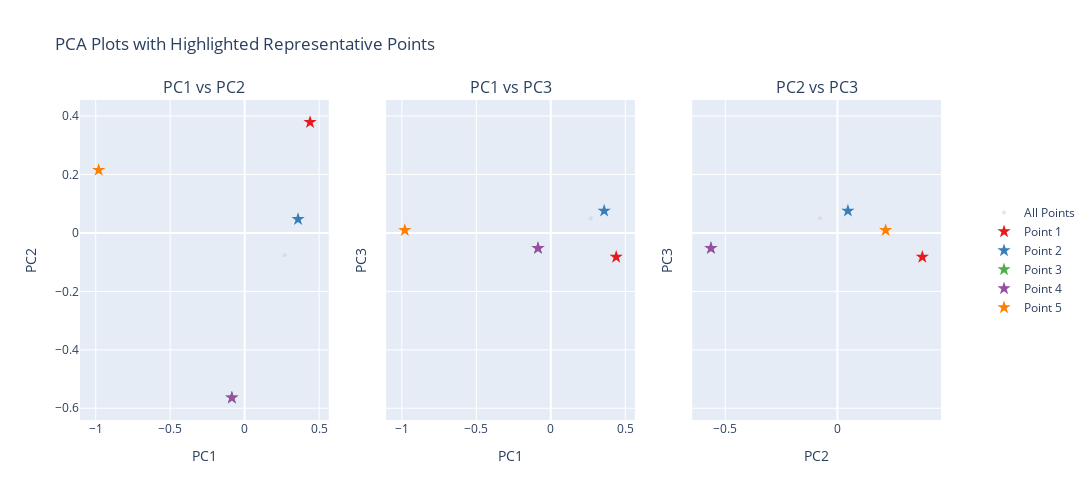
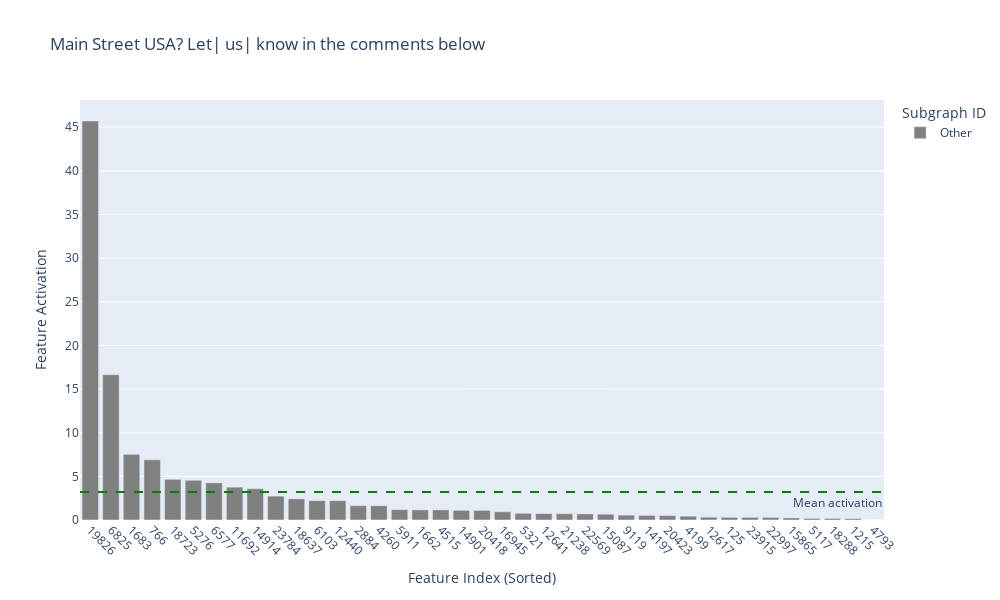
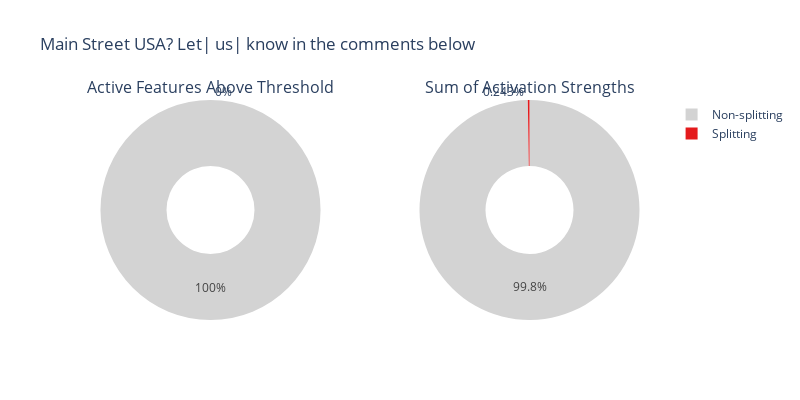
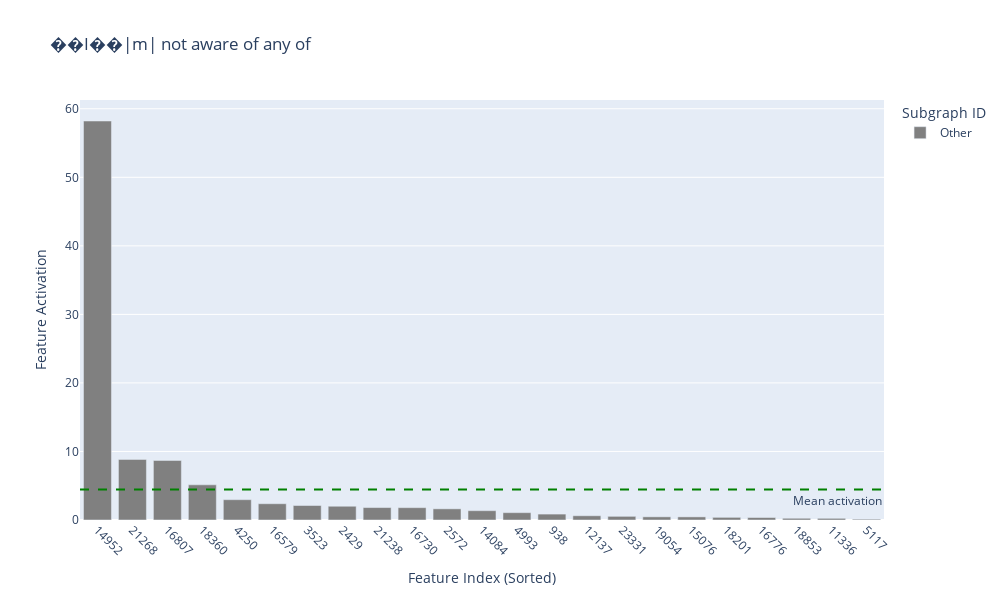

Notebook code cell kept with these figures, in order:
### Code cell
# analyze_representative_points(
#     results=results,
#     fs_splitting_nodes=fs_splitting_nodes,
#     fs_splitting_cluster=fs_splitting_cluster,
#     activation_threshold=activation_threshold,
#     node_df=node_df,
#     results_path=results_path,
#     pca_df=pca_df,
#     save_figs=True,
#     pca_path=pca_path,
# )

### Figure 1 — Plotly figure (JSON) as saved in the notebook; plotly's stock layout.template omitted (floating-point values rounded to 4 significant figures)
{"data": [{"marker": {"color": "lightgrey", "opacity": 0.6, "size": 4}, "mode": "markers", "name": "All Points", "showlegend": true, "type": "scatter", "x": [0.4391, 0.3585, 0.2685, -0.08589, -0.9802], "xaxis": "x", "y": [0.3787, 0.04686, -0.07674, -0.564, 0.2152], "yaxis": "y"}, {"hoverinfo": "text", "marker": {"color": "rgb(228,26,28)", "size": 10, "symbol": "star"}, "mode": "markers", "name": "Point 1", "showlegend": true, "text": " Main Street USA? Let| us| know in the comments below", "type": "scatter", "x": [0.4391], "xaxis": "x", "y": [0.3787], "yaxis": "y"}, {"hoverinfo": "text", "marker": {"color": "rgb(55,126,184)", "size": 10, "symbol": "star"}, "mode": "markers", "name": "Point 2", "showlegend": true, "text": " ��I��|m| not aware of any of", "type": "scatter", "x": [0.3585], "xaxis": "x", "y": [0.04686], "yaxis": "y"}, {"hoverinfo": "text", "marker": {"color": "rgb(77,175,74)", "size": 10, "symbol": "star"}, "mode": "markers", "name": "Point 3", "showlegend": true, "text": "Programmed by BlackOp|z|FX Labs.", "type": "scatter", "x": [-0.08589], "xaxis": "x", "y": [-0.564], "yaxis": "y"}, {"hoverinfo": "text", "marker": {"color": "rgb(152,78,163)", "size": 10, "symbol": "star"}, "mode": "markers", "name": "Point 4", "showlegend": true, "text": "Programmed by BlackOp|z|FX Labs.", "type": "scatter", "x": [-0.08589], "xaxis": "x", "y": [-0.564], "yaxis": "y"}, {"hoverinfo": "text", "marker": {"color": "rgb(255,127,0)", "size": 10, "symbol": "star"}, "mode": "markers", "name": "Point 5", "showlegend": true, "text": ", 36.6347|48| (Wikimapia", "type": "scatter", "x": [-0.9802], "xaxis": "x", "y": [0.2152], "yaxis": "y"}, {"marker": {"color": "lightgrey", "opacity": 0.6, "size": 4}, "mode": "markers", "name": "All Points", "showlegend": false, "type": "scatter", "x": [0.4391, 0.3585, 0.2685, -0.08589, -0.9802], "xaxis": "x2", "y": [-0.0823, 0.07572, 0.04981, -0.05229, 0.009057], "yaxis": "y2"}, {"hoverinfo": "text", "marker": {"color": "rgb(228,26,28)", "size": 10, "symbol": "star"}, "mode": "markers", "name": "Point 1", "showlegend": false, "text": " Main Street USA? Let| us| know in the comments below", "type": "scatter", "x": [0.4391], "xaxis": "x2", "y": [-0.0823], "yaxis": "y2"}, {"hoverinfo": "text", "marker": {"color": "rgb(55,126,184)", "size": 10, "symbol": "star"}, "mode": "markers", "name": "Point 2", "showlegend": false, "text": " ��I��|m| not aware of any of", "type": "scatter", "x": [0.3585], "xaxis": "x2", "y": [0.07572], "yaxis": "y2"}, {"hoverinfo": "text", "marker": {"color": "rgb(77,175,74)", "size": 10, "symbol": "star"}, "mode": "markers", "name": "Point 3", "showlegend": false, "text": "Programmed by BlackOp|z|FX Labs.", "type": "scatter", "x": [-0.08589], "xaxis": "x2", "y": [-0.05229], "yaxis": "y2"}, {"hoverinfo": "text", "marker": {"color": "rgb(152,78,163)", "size": 10, "symbol": "star"}, "mode": "markers", "name": "Point 4", "showlegend": false, "text": "Programmed by BlackOp|z|FX Labs.", "type": "scatter", "x": [-0.08589], "xaxis": "x2", "y": [-0.05229], "yaxis": "y2"}, {"hoverinfo": "text", "marker": {"color": "rgb(255,127,0)", "size": 10, "symbol": "star"}, "mode": "markers", "name": "Point 5", "showlegend": false, "text": ", 36.6347|48| (Wikimapia", "type": "scatter", "x": [-0.9802], "xaxis": "x2", "y": [0.009057], "yaxis": "y2"}, {"marker": {"color": "lightgrey", "opacity": 0.6, "size": 4}, "mode": "markers", "name": "All Points", "showlegend": false, "type": "scatter", "x": [0.3787, 0.04686, -0.07674, -0.564, 0.2152], "xaxis": "x3", "y": [-0.0823, 0.07572, 0.04981, -0.05229, 0.009057], "yaxis": "y3"}, {"hoverinfo": "text", "marker": {"color": "rgb(228,26,28)", "size": 10, "symbol": "star"}, "mode": "markers", "name": "Point 1", "showlegend": false, "text": " Main Street USA? Let| us| know in the comments below", "type": "scatter", "x": [0.3787], "xaxis": "x3", "y": [-0.0823], "yaxis": "y3"}, {"hoverinfo": "text", "marker": {"color": "rgb(55,126,184)", "size": 10, "symbol": "star"}, "mode": "markers", "name": "Point 2", "showlegend": false, "text": " ��I��|m| not aware of any of", "type": "scatter", "x": [0.04686], "xaxis": "x3", "y": [0.07572], "yaxis": "y3"}, {"hoverinfo": "text", "marker": {"color": "rgb(77,175,74)", "size": 10, "symbol": "star"}, "mode": "markers", "name": "Point 3", "showlegend": false, "text": "Programmed by BlackOp|z|FX Labs.", "type": "scatter", "x": [-0.564], "xaxis": "x3", "y": [-0.05229], "yaxis": "y3"}, {"hoverinfo": "text", "marker": {"color": "rgb(152,78,163)", "size": 10, "symbol": "star"}, "mode": "markers", "name": "Point 4", "showlegend": false, "text": "Programmed by BlackOp|z|FX Labs.", "type": "scatter", "x": [-0.564], "xaxis": "x3", "y": [-0.05229], "yaxis": "y3"}, {"hoverinfo": "text", "marker": {"color": "rgb(255,127,0)", "size": 10, "symbol": "star"}, "mode": "markers", "name": "Point 5", "showlegend": false, "text": ", 36.6347|48| (Wikimapia", "type": "scatter", "x": [0.2152], "xaxis": "x3", "y": [0.009057], "yaxis": "y3"}], "layout": {"annotations": [{"font": {"size": 16}, "showarrow": false, "text": "PC1 vs PC2", "x": 0.1444, "xanchor": "center", "xref": "paper", "y": 1, "yanchor": "bottom", "yref": "paper"}, {"font": {"size": 16}, "showarrow": false, "text": "PC1 vs PC3", "x": 0.5, "xanchor": "center", "xref": "paper", "y": 1, "yanchor": "bottom", "yref": "paper"}, {"font": {"size": 16}, "showarrow": false, "text": "PC2 vs PC3", "x": 0.8556, "xanchor": "center", "xref": "paper", "y": 1, "yanchor": "bottom", "yref": "paper"}], "height": 500, "legend": {"x": 1.05, "y": 0.5}, "title": {"text": "PCA Plots with Highlighted Representative Points"}, "width": 1500, "xaxis": {"anchor": "y", "domain": [0, 0.2889], "title": {"text": "PC1"}}, "xaxis2": {"anchor": "y2", "domain": [0.3556, 0.6444], "title": {"text": "PC1"}}, "xaxis3": {"anchor": "y3", "domain": [0.7111, 1], "title": {"text": "PC2"}}, "yaxis": {"anchor": "x", "domain": [0, 1], "title": {"text": "PC2"}}, "yaxis2": {"anchor": "x2", "domain": [0, 1], "matches": "y", "showticklabels": false, "title": {"text": "PC3"}}, "yaxis3": {"anchor": "x3", "domain": [0, 1], "matches": "y", "showticklabels": false, "title": {"text": "PC3"}}}}

### Figure 2 — Plotly figure (JSON) as saved in the notebook; plotly's stock layout.template omitted (floating-point values rounded to 4 significant figures)
{"data": [{"customdata": [["19826", 13860, 2], ["6825", 5937, 1], ["1683", 1586, 1], ["766", 737, 1], ["18723", 15133, 1], ["5276", 4694, 1], ["6577", 3419, 11], ["11692", 9822, 1], ["14914", 12288, 1], ["23784", 18792, 1], ["18637", 15064, 1], ["6103", 5354, 1], ["12440", 657, 17], ["2884", 2662, 1], ["4260", 3841, 1], ["5911", 5196, 1], ["1662", 1567, 1], ["4515", 4054, 1], ["14901", 12280, 1], ["20418", 9838, 3], ["16945", 13814, 1], ["5321", 4729, 1], ["12641", 10558, 1], ["21238", 16952, 1], ["22569", 17910, 1], ["15087", 12412, 1], ["9119", 7829, 1], ["14197", 11749, 1], ["20423", 16362, 1], ["4199", 3790, 1], ["12617", 10537, 1], ["125", 125, 5], ["23915", 18878, 1], ["22997", 3264, 12], ["15865", 12989, 1], ["5117", 4558, 1], ["18288", 14797, 1], ["1215", 1157, 1], ["4793", 4288, 1]], "hovertemplate": "Feature Index: %{customdata[0]}<br>Activation: %{y:.4f}<br>Subgraph ID: %{customdata[1]}<br>Subgraph Size: %{customdata[2]}<extra></extra>", "marker": {"color": "grey"}, "name": "Other", "type": "bar", "x": [0, 1, 2, 3, 4, 5, 6, 7, 8, 9, 10, 11, 12, 13, 14, 15, 16, 17, 18, 19, 20, 21, 22, 23, 24, 25, 26, 27, 28, 29, 30, 31, 32, 33, 34, 35, 36, 37, 38], "y": [45.71, 16.64, 7.52, 6.889, 4.658, 4.555, 4.253, 3.763, 3.589, 2.735, 2.426, 2.214, 2.212, 1.641, 1.636, 1.182, 1.163, 1.159, 1.108, 1.1, 0.9446, 0.7674, 0.7324, 0.7182, 0.6971, 0.6672, 0.5579, 0.5227, 0.5045, 0.4405, 0.3233, 0.3027, 0.3009, 0.2971, 0.2356, 0.1851, 0.183, 0.16, 0.00286]}], "layout": {"annotations": [{"showarrow": false, "text": "Mean activation", "x": 1, "xanchor": "right", "xref": "x domain", "y": 3.197, "yanchor": "top", "yref": "y"}], "bargap": 0.2, "height": 600, "legend": {"title": {"text": "Subgraph ID"}}, "shapes": [{"line": {"color": "green", "dash": "dash"}, "type": "line", "x0": 0, "x1": 1, "xref": "x domain", "y0": 3.197, "y1": 3.197, "yref": "y"}], "showlegend": true, "title": {"text": " Main Street USA? Let| us| know in the comments below"}, "width": 1000, "xaxis": {"tickangle": 45, "tickmode": "array", "ticktext": ["19826", "6825", "1683", "766", "18723", "5276", "6577", "11692", "14914", "23784", "18637", "6103", "12440", "2884", "4260", "5911", "1662", "4515", "14901", "20418", "16945", "5321", "12641", "21238", "22569", "15087", "9119", "14197", "20423", "4199", "12617", "125", "23915", "22997", "15865", "5117", "18288", "1215", "4793"], "tickvals": [0, 1, 2, 3, 4, 5, 6, 7, 8, 9, 10, 11, 12, 13, 14, 15, 16, 17, 18, 19, 20, 21, 22, 23, 24, 25, 26, 27, 28, 29, 30, 31, 32, 33, 34, 35, 36, 37, 38], "title": {"text": "Feature Index (Sorted)"}}, "yaxis": {"title": {"text": "Feature Activation"}}}}

### Figure 3 — Plotly figure (JSON) as saved in the notebook; plotly's stock layout.template omitted (floating-point values rounded to 4 significant figures)
{"data": [{"domain": {"x": [0, 0.45], "y": [0, 1]}, "hole": 0.4, "hoverinfo": "label+percent+value", "labels": ["Splitting", "Non-splitting"], "marker": {"colors": ["rgb(228,26,28)", "lightgrey"]}, "type": "pie", "values": [0, 15]}, {"domain": {"x": [0.55, 1], "y": [0, 1]}, "hole": 0.4, "hoverinfo": "label+percent+value", "labels": ["Splitting", "Non-splitting"], "marker": {"colors": ["rgb(228,26,28)", "lightgrey"]}, "type": "pie", "values": [0.3027, 124.4]}], "layout": {"annotations": [{"font": {"size": 16}, "showarrow": false, "text": "Active Features Above Threshold", "x": 0.225, "xanchor": "center", "xref": "paper", "y": 1, "yanchor": "bottom", "yref": "paper"}, {"font": {"size": 16}, "showarrow": false, "text": "Sum of Activation Strengths", "x": 0.775, "xanchor": "center", "xref": "paper", "y": 1, "yanchor": "bottom", "yref": "paper"}], "height": 400, "title": {"text": " Main Street USA? Let| us| know in the comments below"}, "width": 800}}

### Figure 4 — Plotly figure (JSON) as saved in the notebook; plotly's stock layout.template omitted (floating-point values rounded to 4 significant figures)
{"data": [{"customdata": [["14952", 12316, 1], ["21268", 16973, 1], ["16807", 13707, 1], ["18360", 14851, 1], ["4250", 3834, 1], ["16579", 13540, 1], ["3523", 3212, 1], ["2429", 2261, 1], ["21238", 16952, 1], ["16730", 13657, 1], ["2572", 2390, 1], ["14084", 11670, 1], ["4993", 4454, 1], ["938", 898, 1], ["12137", 10173, 1], ["23331", 18467, 1], ["19054", 125, 5], ["15076", 12405, 1], ["18201", 14736, 1], ["16776", 13686, 1], ["18853", 15221, 1], ["11336", 9540, 1], ["5117", 4558, 1]], "hovertemplate": "Feature Index: %{customdata[0]}<br>Activation: %{y:.4f}<br>Subgraph ID: %{customdata[1]}<br>Subgraph Size: %{customdata[2]}<extra></extra>", "marker": {"color": "grey"}, "name": "Other", "type": "bar", "x": [0, 1, 2, 3, 4, 5, 6, 7, 8, 9, 10, 11, 12, 13, 14, 15, 16, 17, 18, 19, 20, 21, 22], "y": [58.22, 8.838, 8.688, 5.13, 2.963, 2.376, 2.116, 2.007, 1.816, 1.798, 1.629, 1.359, 1.071, 0.8617, 0.6183, 0.5345, 0.4615, 0.454, 0.3865, 0.3621, 0.2508, 0.2418, 0.1202]}], "layout": {"annotations": [{"showarrow": false, "text": "Mean activation", "x": 1, "xanchor": "right", "xref": "x domain", "y": 4.448, "yanchor": "top", "yref": "y"}], "bargap": 0.2, "height": 600, "legend": {"title": {"text": "Subgraph ID"}}, "shapes": [{"line": {"color": "green", "dash": "dash"}, "type": "line", "x0": 0, "x1": 1, "xref": "x domain", "y0": 4.448, "y1": 4.448, "yref": "y"}], "showlegend": true, "title": {"text": " ��I��|m| not aware of any of"}, "width": 1000, "xaxis": {"tickangle": 45, "tickmode": "array", "ticktext": ["14952", "21268", "16807", "18360", "4250", "16579", "3523", "2429", "21238", "16730", "2572", "14084", "4993", "938", "12137", "23331", "19054", "15076", "18201", "16776", "18853", "11336", "5117"], "tickvals": [0, 1, 2, 3, 4, 5, 6, 7, 8, 9, 10, 11, 12, 13, 14, 15, 16, 17, 18, 19, 20, 21, 22], "title": {"text": "Feature Index (Sorted)"}}, "yaxis": {"title": {"text": "Feature Activation"}}}}
